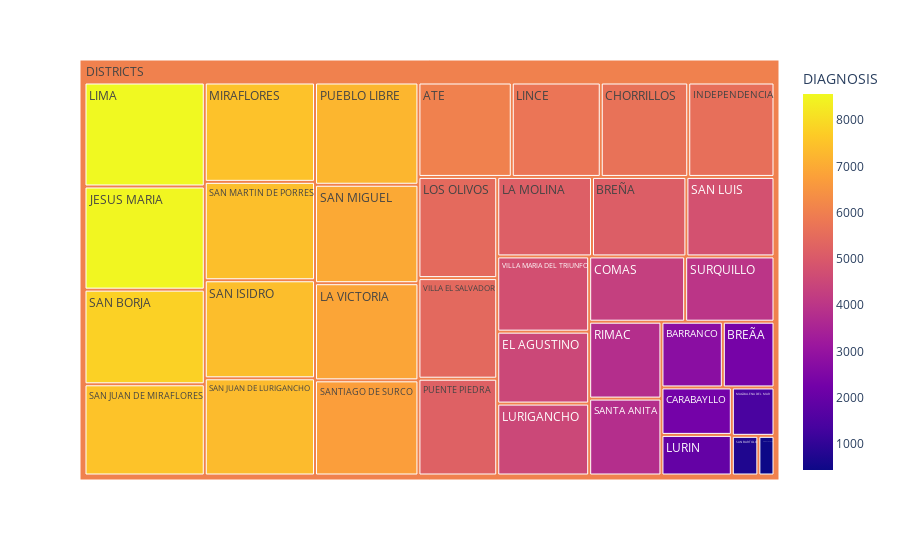

The code cell stored with this chart in its notebook:
### Markdown cell above
#### Qty of Unique diagnoses by disctrict

### Code cell
DIAGNOSIS_PARAMETER = 'DIAGNOSIS'

data_temp = data_lima_m.groupby(['DISTRICT',DIAGNOSIS_PARAMETER]).agg({ 'QTY_PEOPLE_SERVED': "sum"})
data_temp = data_temp.reset_index()
data_temp = data_temp.groupby(['DISTRICT']).agg({ DIAGNOSIS_PARAMETER: "count"})
data_temp = data_temp.reset_index()

fig = px.treemap(data_temp,
                 path=[px.Constant('DISTRICTS'),'DISTRICT'],
                 values=DIAGNOSIS_PARAMETER,
                 color=DIAGNOSIS_PARAMETER,
                 hover_data=['DISTRICT'])
fig.show()

### Figure 1 — Plotly figure (JSON) as saved in the notebook; plotly's stock layout.template omitted (floating-point values rounded to 4 significant figures)
{"data": [{"branchvalues": "total", "customdata": [["ATE", 6036], ["BARRANCO", 2763], ["BREÃA", 2326], ["BREÑA", 5139], ["CARABAYLLO", 2287], ["CHACLACAYO", 438], ["CHORRILLOS", 5656], ["COMAS", 4291], ["EL AGUSTINO", 4528], ["INDEPENDENCIA", 5577], ["JESUS MARIA", 8496], ["LA MOLINA", 5157], ["LA VICTORIA", 6877], ["LIMA", 8563], ["LINCE", 5753], ["LOS OLIVOS", 5460], ["LURIGANCHO", 4527], ["LURIN", 1957], ["MAGDALENA DEL MAR", 1414], ["MIRAFLORES", 7500], ["PUEBLO LIBRE", 7239], ["PUENTE PIEDRA", 5223], ["RIMAC", 3805], ["SAN BARTOLO", 721], ["SAN BORJA", 7794], ["SAN ISIDRO", 7402], ["SAN JUAN DE LURIGANCHO", 7338], ["SAN JUAN DE MIRAFLORES", 7511], ["SAN LUIS", 4795], ["SAN MARTIN DE PORRES", 7429], ["SAN MIGUEL", 6969], ["SANTA ANITA", 3805], ["SANTIAGO DE SURCO", 6737], ["SURQUILLO", 3993], ["VILLA EL SALVADOR", 5429], ["VILLA MARIA DEL TRIUNFO", 4736], ["(?)", 6049.0]], "domain": {"x": [0, 1], "y": [0, 1]}, "hovertemplate": "labels=%{label}<br>DIAGNOSIS_sum=%{value}<br>parent=%{parent}<br>id=%{id}<br>DISTRICT=%{customdata[0]}<br>DIAGNOSIS=%{color}<extra></extra>", "ids": ["DISTRICTS/ATE", "DISTRICTS/BARRANCO", "DISTRICTS/BREÃA", "DISTRICTS/BREÑA", "DISTRICTS/CARABAYLLO", "DISTRICTS/CHACLACAYO", "DISTRICTS/CHORRILLOS", "DISTRICTS/COMAS", "DISTRICTS/EL AGUSTINO", "DISTRICTS/INDEPENDENCIA", "DISTRICTS/JESUS MARIA", "DISTRICTS/LA MOLINA", "DISTRICTS/LA VICTORIA", "DISTRICTS/LIMA", "DISTRICTS/LINCE", "DISTRICTS/LOS OLIVOS", "DISTRICTS/LURIGANCHO", "DISTRICTS/LURIN", "DISTRICTS/MAGDALENA DEL MAR", "DISTRICTS/MIRAFLORES", "DISTRICTS/PUEBLO LIBRE", "DISTRICTS/PUENTE PIEDRA", "DISTRICTS/RIMAC", "DISTRICTS/SAN BARTOLO", "DISTRICTS/SAN BORJA", "DISTRICTS/SAN ISIDRO", "DISTRICTS/SAN JUAN DE LURIGANCHO", "DISTRICTS/SAN JUAN DE MIRAFLORES", "DISTRICTS/SAN LUIS", "DISTRICTS/SAN MARTIN DE PORRES", "DISTRICTS/SAN MIGUEL", "DISTRICTS/SANTA ANITA", "DISTRICTS/SANTIAGO DE SURCO", "DISTRICTS/SURQUILLO", "DISTRICTS/VILLA EL SALVADOR", "DISTRICTS/VILLA MARIA DEL TRIUNFO", "DISTRICTS"], "labels": ["ATE", "BARRANCO", "BREÃA", "BREÑA", "CARABAYLLO", "CHACLACAYO", "CHORRILLOS", "COMAS", "EL AGUSTINO", "INDEPENDENCIA", "JESUS MARIA", "LA MOLINA", "LA VICTORIA", "LIMA", "LINCE", "LOS OLIVOS", "LURIGANCHO", "LURIN", "MAGDALENA DEL MAR", "MIRAFLORES", "PUEBLO LIBRE", "PUENTE PIEDRA", "RIMAC", "SAN BARTOLO", "SAN BORJA", "SAN ISIDRO", "SAN JUAN DE LURIGANCHO", "SAN JUAN DE MIRAFLORES", "SAN LUIS", "SAN MARTIN DE PORRES", "SAN MIGUEL", "SANTA ANITA", "SANTIAGO DE SURCO", "SURQUILLO", "VILLA EL SALVADOR", "VILLA MARIA DEL TRIUNFO", "DISTRICTS"], "marker": {"coloraxis": "coloraxis", "colors": [6036, 2763, 2326, 5139, 2287, 438, 5656, 4291, 4528, 5577, 8496, 5157, 6877, 8563, 5753, 5460, 4527, 1957, 1414, 7500, 7239, 5223, 3805, 721, 7794, 7402, 7338, 7511, 4795, 7429, 6969, 3805, 6737, 3993, 5429, 4736, 6049.0]}, "name": "", "parents": ["DISTRICTS", "DISTRICTS", "DISTRICTS", "DISTRICTS", "DISTRICTS", "DISTRICTS", "DISTRICTS", "DISTRICTS", "DISTRICTS", "DISTRICTS", "DISTRICTS", "DISTRICTS", "DISTRICTS", "DISTRICTS", "DISTRICTS", "DISTRICTS", "DISTRICTS", "DISTRICTS", "DISTRICTS", "DISTRICTS", "DISTRICTS", "DISTRICTS", "DISTRICTS", "DISTRICTS", "DISTRICTS", "DISTRICTS", "DISTRICTS", "DISTRICTS", "DISTRICTS", "DISTRICTS", "DISTRICTS", "DISTRICTS", "DISTRICTS", "DISTRICTS", "DISTRICTS", "DISTRICTS", ""], "type": "treemap", "values": [6036, 2763, 2326, 5139, 2287, 438, 5656, 4291, 4528, 5577, 8496, 5157, 6877, 8563, 5753, 5460, 4527, 1957, 1414, 7500, 7239, 5223, 3805, 721, 7794, 7402, 7338, 7511, 4795, 7429, 6969, 3805, 6737, 3993, 5429, 4736, 185671]}], "layout": {"coloraxis": {"colorbar": {"title": {"text": "DIAGNOSIS"}}, "colorscale": [[0, "#0d0887"], [0.1111, "#46039f"], [0.2222, "#7201a8"], [0.3333, "#9c179e"], [0.4444, "#bd3786"], [0.5556, "#d8576b"], [0.6667, "#ed7953"], [0.7778, "#fb9f3a"], [0.8889, "#fdca26"], [1, "#f0f921"]]}, "legend": {"tracegroupgap": 0}, "margin": {"t": 60}}}
